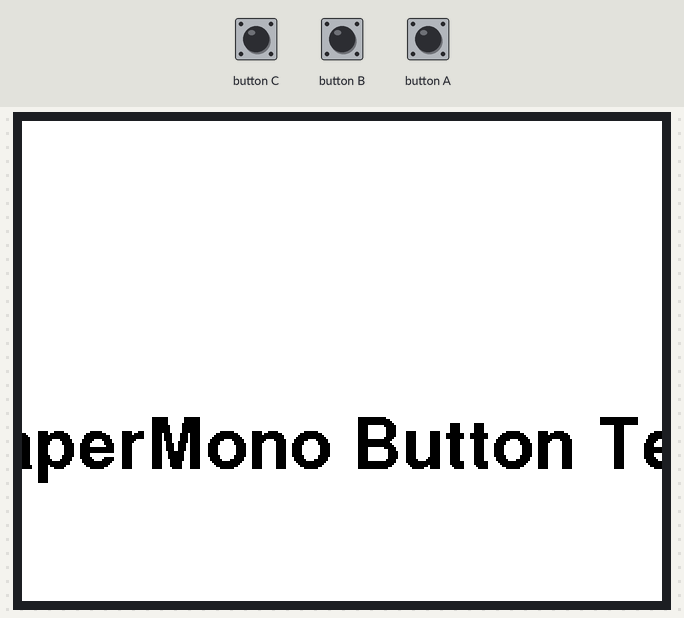
Recording of a sketch running on a simulated ESP32. On the bench: 320×240 colour display.

Above: at 0.4 s.

The sketch:

button.ino
```cpp
#include <M5Unified.h>

M5Canvas canvas(&M5.Display);
const char* lastAction = "Press BtnA or BtnB";

void drawStatus()
{
    canvas.fillSprite(TFT_WHITE);
    canvas.setTextDatum(middle_center);
    canvas.setFont(&fonts::FreeSansBold18pt7b);
    canvas.setTextColor(TFT_BLACK);
    canvas.drawString("PaperMono Button Test", M5.Display.width() / 2, 160);
    canvas.drawString("LastAction:", M5.Display.width() / 2, 300);
    canvas.drawString(lastAction, M5.Display.width() / 2, 400);
    canvas.pushSprite(0, 0);
}

void setup()
{
    auto cfg = M5.config();
    cfg.clear_display = false;
    M5.begin(cfg);
    M5.Display.setEpdMode(epd_mode_t::epd_text);
    canvas.createSprite(M5.Display.width(), M5.Display.height());
    drawStatus();
}

void loop()
{
    M5.update();
    if (M5.BtnA.wasPressed()) {
        lastAction = "BtnA pressed";
        drawStatus();
    }
    if (M5.BtnB.wasPressed()) {
        lastAction = "BtnB pressed";
        drawStatus();
    }
    delay(20);
}
```
